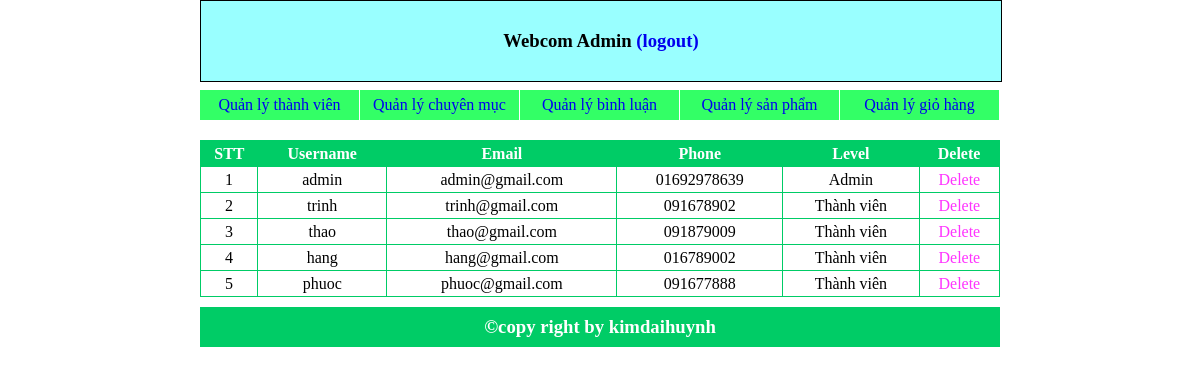
Screenshot of /admin/list_user.php with the database file from the repository.
### tables this page shows
CREATE TABLE `user` (
  `user_id` int(10) UNSIGNED NOT NULL,
  `username` varchar(50) NOT NULL,
  `password` varchar(50) NOT NULL,
  `sdt` varchar(11) NOT NULL,
  `email` varchar(50) NOT NULL,
  `gender` int(1) NOT NULL,
  `birthday` date NOT NULL,
  `level` int(1) NOT NULL
);

### admin/list_user.php (the view, shortened to what this page needs)
<?php
  require("templates/header.php");
 ?>
       <div id="warpper">
       	 <table>
      	<tr style="background-color: #0c6; color: #fff; font-family: cursive;">
      		<th>STT</th>
      		<th>Username</th>
      		<th>Email</th>
      		<th>Phone</th>
      		<th>Level</th>
      		<th>Delete</th>
      	</tr>
        <?php
        require("../library/config.php");
        $result=mysqli_query($conn,"SELECT user_id,username,email,sdt,level FROM user");
        $stt=1;
         while ($data=mysqli_fetch_assoc($result)) {
              echo"<tr>";
              echo"<td>$stt</td>";
              echo"<td>$data[username]</td>";
              echo"<td>$data[email]</td>";
              echo"<td>$data[sdt]</td>";
              if($data['level']==1){
               echo"<td>Thành viên</td>";
              }else{
                echo"<td>Admin</td>";
              }
              echo"<td><a href='del_user.php?id=$data[user_id]' onclick='return show_confirm();' style='color: #f3f;'>Delete</a></td>";
              echo"</tr>";
              $stt++;
         }
        ?>
      </table>
       </div>
<?php
  require("templates/footer.php");
 ?>

### admin/style.css (style rules this page uses)
* { margin: 0px;padding: 0px; }
body { width: 800px; margin: auto; }
a { text-decoration: none; font-family: cursive; }
#warpper table { border-collapse: collapse; margin-top: 20px; width: 800px; text-align:center; }
#warpper table tr { border: 1px solid #0c6; line-height: 25px; }
#warpper table td { border: 1px solid #0c6; }

### rows the page displays
user: username "admin", email "admin@gmail.com", sdt "01692978639", level "Admin"
user: username "trinh", email "trinh@gmail.com", sdt "091678902", level "Thành viên"
user: username "thao", email "thao@gmail.com", sdt "091879009", level "Thành viên"
user: username "hang", email "hang@gmail.com", sdt "016789002", level "Thành viên"
user: username "phuoc", email "phuoc@gmail.com", sdt "091677888", level "Thành viên"
